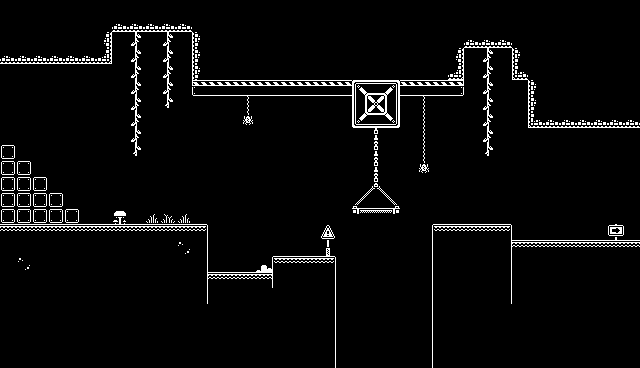

Rendered tile map (Tiled .tmx) drawn with the repository's tilesets; below, a short description and the map source with its tile grids summarised:
An orthogonal 40x23 tile map with 16x16 px tiles, 5 tile layers (Background, Platforms, hangEnemy, Trees, ...), 2 hidden layers not drawn and 29 objects.

<map version="1.10" tiledversion="1.10.2" orientation="orthogonal" renderorder="right-down" width="40" height="23" tilewidth="16" tileheight="16" infinite="0" nextlayerid="21" nextobjectid="76">
 <editorsettings>
  <export target="map-1.lua" format="lua" />
 </editorsettings>
 <tileset firstgid="1" name="monochrome_tilemap" tilewidth="16" tileheight="16" spacing="1" tilecount="400" columns="20" backgroundcolor="#000000">
  <image source="monochrome_tilemap.png" width="339" height="339" />
 </tileset>
 <layer id="1" name="Background" width="40" height="23">
  <data>[920 cells, 920 non-empty, 1 distinct tile ids]</data>
 </layer>
 <layer id="11" name="Coins" width="40" height="23" visible="0">
  <data>[920 cells, 6 non-empty, 1 distinct tile ids]</data>
 </layer>
 <layer id="2" name="Platforms" width="40" height="23">
  <data>[920 cells, 193 non-empty, 34 distinct tile ids]</data>
 </layer>
 <layer id="17" name="hangEnemy" width="40" height="23">
  <data>[920 cells, 7 non-empty, 2 distinct tile ids]</data>
 </layer>
 <layer id="19" name="groundEnemy" width="40" height="23" visible="0">
  <data>[920 cells, 1 non-empty, 1 distinct tile ids]</data>
 </layer>
 <layer id="3" name="Trees" width="40" height="23">
  <data>[920 cells, 26 non-empty, 7 distinct tile ids]</data>
 </layer>
 <layer id="10" name="Signs" width="40" height="23">
  <data>[920 cells, 2 non-empty, 2 distinct tile ids]</data>
 </layer>
 <objectgroup id="12" name="Coins" visible="0" opacity="0">
  <object id="23" x="243" y="163" width="10" height="10" />
  <object id="24" x="243" y="195" width="9" height="10" />
  <object id="25" x="83" y="211" width="10" height="10" />
  <object id="28" x="483" y="163" width="10" height="10" />
  <object id="29" x="531" y="179" width="10" height="10" />
  <object id="74" x="3" y="67" width="10" height="10" />
 </objectgroup>
 <objectgroup id="20" name="groundEnemy" visible="0">
  <object id="48" x="226" y="262" width="12" height="10">
   <properties>
    <property name="level" type="int" value="2" />
   </properties>
  </object>
 </objectgroup>
 <objectgroup id="8" name="Platforms" visible="0" opacity="0">
  <object id="4" x="0" y="224" width="208" height="144" />
  <object id="7" x="208" y="272" width="64" height="96" />
  <object id="8" x="272" y="256" width="64" height="112" />
  <object id="10" x="432" y="224" width="80" height="144" />
  <object id="11" x="512" y="240" width="128" height="128" />
  <object id="14" x="352.235" y="208.4" width="47.7607" height="5.74897" />
  <object id="33" x="0" y="0" width="112" height="64" />
  <object id="34" x="112" y="0" width="80" height="32" />
  <object id="35" x="192" y="0" width="160" height="96" />
  <object id="36" x="352" y="0" width="48" height="128" />
  <object id="37" x="400" y="0" width="64" height="96" />
  <object id="38" x="464" y="0" width="48" height="48" />
  <object id="40" x="512" y="0" width="16" height="80" />
  <object id="41" x="528" y="0" width="112" height="128" />
  <object id="66" x="0" y="208" width="80" height="16" />
  <object id="67" x="0" y="192" width="64" height="16" />
  <object id="68" x="0" y="176" width="48" height="16" />
  <object id="69" x="0" y="160" width="32" height="16" />
  <object id="70" x="0" y="144" width="16" height="16" />
  <object id="75" x="-10" y="65" width="10" height="80" />
 </objectgroup>
 <objectgroup id="18" name="hangEnemy" visible="0">
  <object id="44" x="242" y="116" width="12" height="10" visible="0">
   <properties>
    <property name="level" type="int" value="1" />
   </properties>
  </object>
  <object id="45" x="418" y="164" width="12" height="10" visible="0">
   <properties>
    <property name="level" type="int" value="1" />
   </properties>
  </object>
 </objectgroup>
</map>
